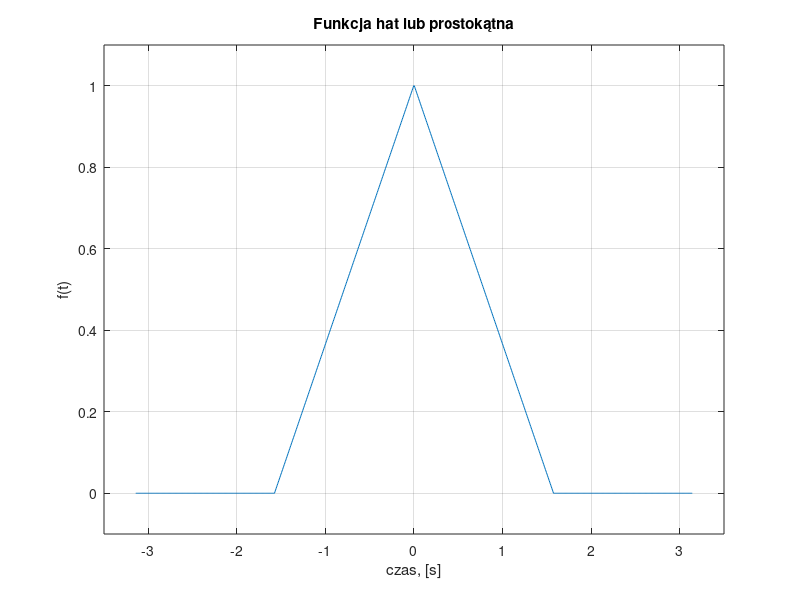
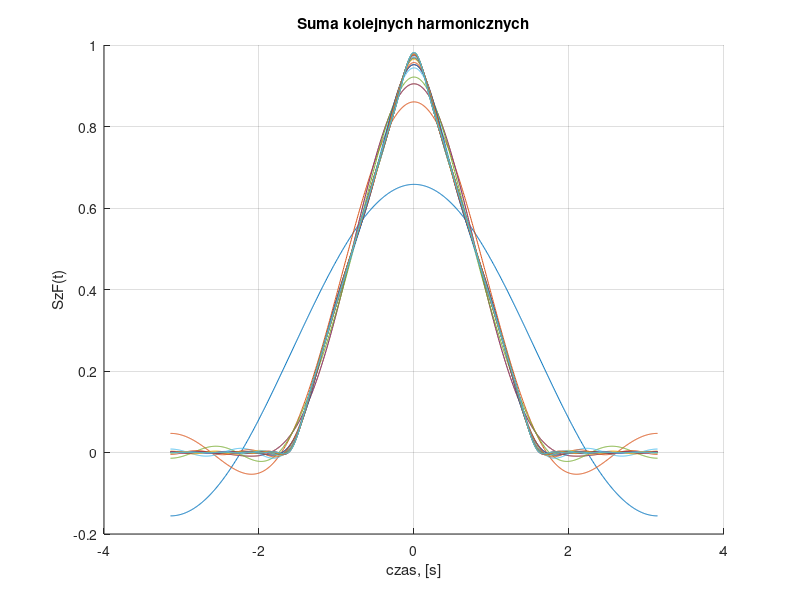
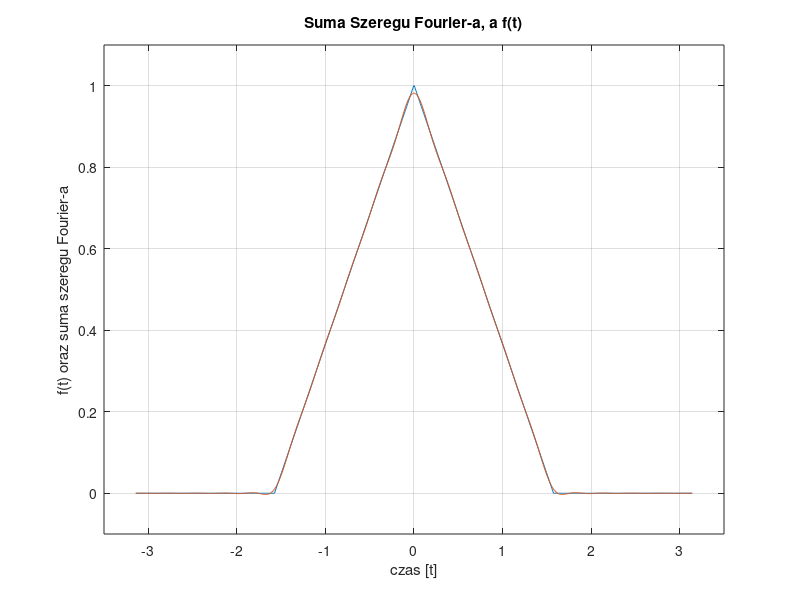
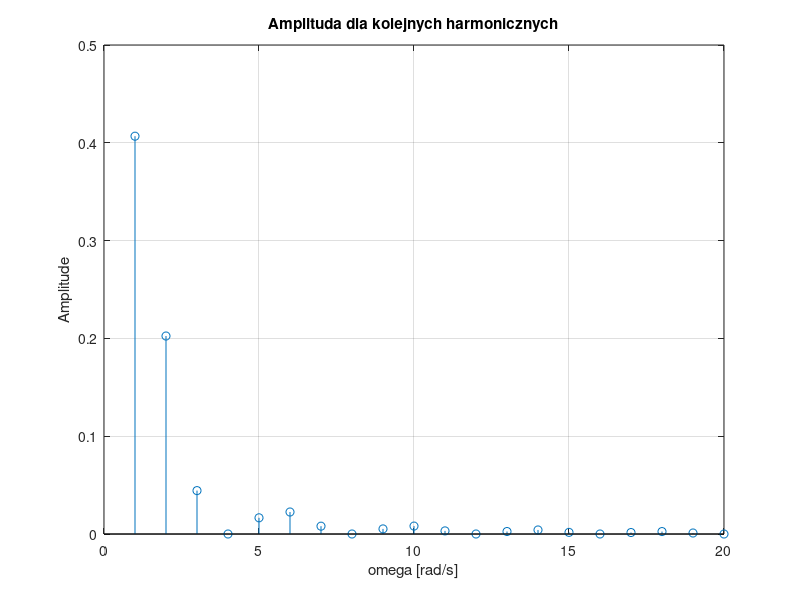

These charts were generated, in order, by the following MATLAB code:
clear all;
close all;
clc;

%% Dziedzina

T = 2*pi;        % okres funkcji
N = 1024;        % liczba próbek

dt = T/(N-1);
t = -T/2:dt:T/2; % wektor czasu

Max = 20;        % górna granica sumy

%% Tworzenie funkcji

rise = (1:1:256)/256;
fall = fliplr(rise);

% Funkcja hat
f = [zeros(1,256), rise, fall, zeros(1,256)];

% Funkcja prostokątna
%f = [zeros(1,256), ones(1,512), zeros(1,256)];

% wyrysowanie funkcji
figure(1);
plot(t,f);
grid on;
title('Funkcja hat lub prostokątna');
xlabel('czas, [s]');
ylabel('f(t)');
axis([-3.5 3.5 -0.1 1.1]);

%% Zespolony Szereg Fourier-a

figure(2);
hold on;
grid on;
title('Suma kolejnych harmonicznych');
xlabel('czas, [s]');
ylabel('SzF(t)');

C0 = complex(1/T*sum(f.*dt));
SzF = C0;

for k=1:Max
    
    Cnegative(k) = 1/T*sum(f.*exp(-1i*2*pi/T*(-k)*t).*dt);
    Cpositive(k) = 1/T*sum(f.*exp(-1i*2*pi/T*k*t).*dt);
    
    SzF = SzF + Cnegative(k).*exp(1i*2*pi/T*(-k)*t) + Cpositive(k).*exp(1i*2*pi/T*k*t);
    plot(t, real(SzF));
    pause(0.1);
    
end

figure(3);
plot(t,f);
grid on;
hold on;
plot(t,SzF);
axis([-3.5 3.5 -0.1 1.1]);
title('Suma Szeregu Fourier-a, a f(t)');
xlabel('czas [t]');
ylabel('f(t) oraz suma szeregu Fourier-a');

%% Amplitudy i fazy funkcji sinusoidalnych

Amppositive = sqrt(real(Cpositive).^2+imag(Cpositive).^2);
Ampnegative = sqrt(real(Cnegative).^2+imag(Cnegative).^2);

Amp = Amppositive + Ampnegative;


Phasepositive = atan(imag(Cpositive)./real(Cpositive));
Phasenegative = atan(imag(Cnegative)./real(Cnegative));

Phase = Phasenegative;
% lub
% Phase = - Phasepositive;

omega = [2*pi/T*(1:1:Max)];

figure(4);
stem(omega, Amp);
title('Amplituda dla kolejnych harmonicznych');
xlabel('omega [rad/s]');
ylabel('Amplitude');
grid on;

figure(5);
stem(omega, Phase);
title('Przesunięcie fazowe dla kolejnych harmonicznych');
xlabel('omega [rad/s]');
ylabel('Phase [rad]');
grid on;

%% Rekonstrukcja z fal sinusoidalnych

SzF = real(C0);

for k=1:Max
    
    SzF = SzF + Amp(k)*sin(2*pi/T*k*t + Phase(k)+pi/2);
    
end

figure(6);
plot(t,f);
grid on;
title('Suma fal sinusoidalnych a f(t)');
xlabel('czas, [s]');
ylabel('f(t)');
axis([-3.5 3.5 -0.1 1.1]);
hold on;
plot(t,SzF);
